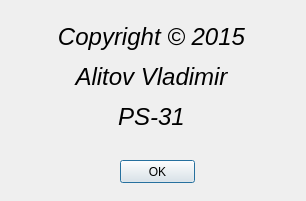
<?xml version="1.0" encoding="UTF-8"?>
<ui version="4.0">
 <class>about</class>
 <widget class="QDialog" name="about">
  <property name="geometry">
   <rect>
    <x>0</x>
    <y>0</y>
    <width>306</width>
    <height>201</height>
   </rect>
  </property>
  <property name="windowTitle">
   <string>Dialog</string>
  </property>
  <widget class="QPushButton" name="pushButton">
   <property name="geometry">
    <rect>
     <x>120</x>
     <y>160</y>
     <width>75</width>
     <height>23</height>
    </rect>
   </property>
   <property name="text">
    <string>OK</string>
   </property>
  </widget>
  <widget class="QLabel" name="label">
   <property name="geometry">
    <rect>
     <x>26</x>
     <y>12</y>
     <width>251</width>
     <height>131</height>
    </rect>
   </property>
   <property name="text">
    <string>&lt;html&gt;&lt;head/&gt;&lt;body&gt;&lt;p align=&quot;center&quot;&gt;&lt;span style=&quot; font-size:18pt; font-style:italic; color:#000000;&quot;&gt;Copyright © 2015&lt;/span&gt;&lt;/p&gt;&lt;p align=&quot;center&quot;&gt;&lt;span style=&quot; font-size:18pt; font-style:italic; color:#000000;&quot;&gt; Alitov Vladimir&lt;/span&gt;&lt;/p&gt;&lt;p align=&quot;center&quot;&gt;&lt;span style=&quot; font-size:18pt; font-style:italic; color:#000000;&quot;&gt;PS-31&lt;/span&gt;&lt;/p&gt;&lt;/body&gt;&lt;/html&gt;</string>
   </property>
  </widget>
 </widget>
 <resources/>
 <connections/>
</ui>
